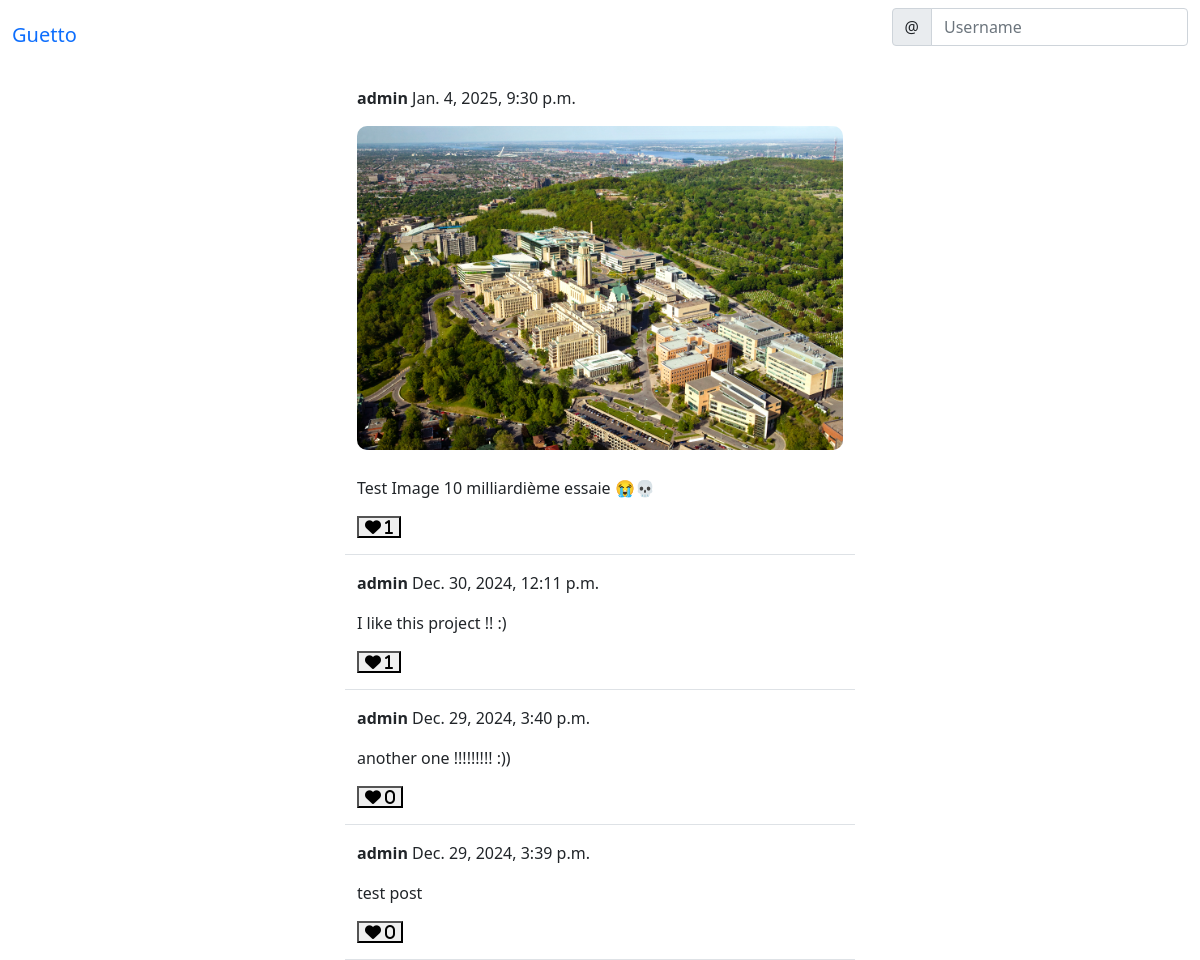
The app's page /social/ (signed in), older data.
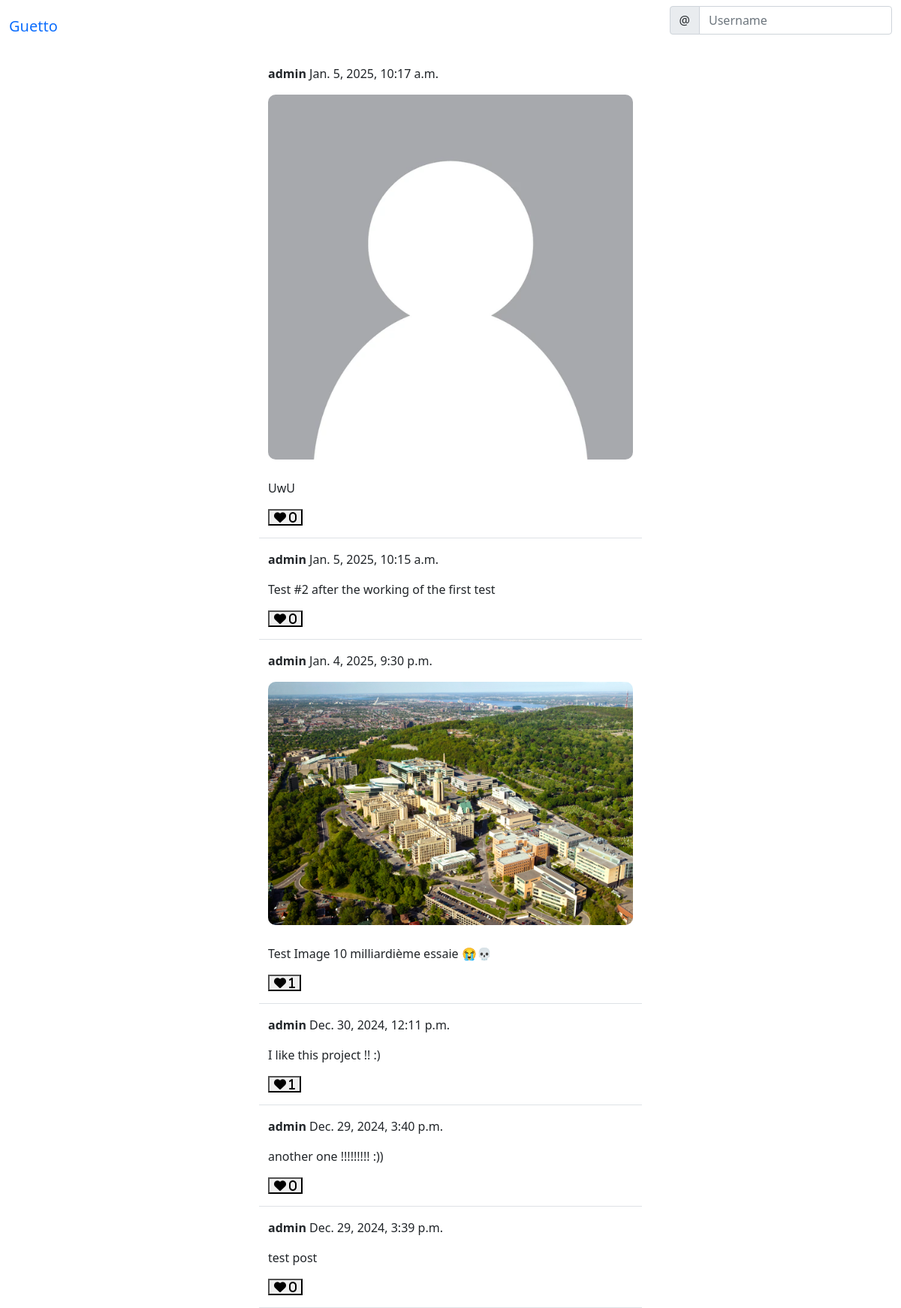
The same page, newer data.
### social/models.py (models this page shows)
class Post(models.Model):
    body = models.TextField()
    image = models.ImageField(upload_to='uploads/post_photos', blank=True, null=True)
    created_on = models.DateTimeField(default=timezone.now)
    author = models.ForeignKey(User, on_delete=models.CASCADE)
    likes = models.ManyToManyField(User, related_name='likes', blank=True)

### social/views.py (the view, shortened to what this page needs)
# urls.py: path('', PostListView.as_view(), name='post-list'),
class PostListView(LoginRequiredMixin, View):
    def get(self, request, *args, **kwargs):
        posts = Post.objects.all().order_by('-created_on')
        form = PostForm()
        context = {
            'post_list': posts,
            'form': form,
        }
        return render(request, 'social/post_list.html', context)

### social/forms.py
class PostForm(forms.ModelForm):
    body = forms.CharField(
            label='',
            widget=forms.Textarea(attrs={
                'rows': '3',
                'placeholder': 'Say Something...'
                }
                )
        )
    image = forms.ImageField(required=False)
    class Meta:
        model = Post
        fields = ['body', 'image']

### social/templates/social/post_list.html (shortened to what this page needs)
{% extends 'landing/base.html' %}
{% load crispy_forms_tags %}
{% block content %}
    {% if user.is_authenticated %}
    <div>
        {% for post in post_list %}
        <div class="row justify-content-center mt-3">
            <div class="col-md-5 col-sm-12 border-bottom position-relative">
                <p><strong>{{ post.author }}</strong> {{ post.created_on }} </p>
                <div class="position-relative">
                    {% if post.image %}
                    <form method="POST" enctype="multipart/form-data">
                        <img src="{{ post.image }}" class="post-image">
                    </form>
                    {% endif %}
                    <p>{{ post.body }}</p>
                </div>
                <div class="d-flex flex-row">
                    <form method="POST" action="{% url 'like' post.pk %}">
                        <button class="background-color: transparent; border: none; box-shadow: none;" type="submit">
                            <i class="fas fa-heart"><span> {{ post.likes.all.count }}</span></i>
                        </button>
                    </form>
                </div>
            </div>
        </div>
        {% endfor %}
    </div>
    {% endif %}
{% endblock content %}

### landing/templates/landing/base.html (shortened to what this page needs)
{% load static %}
<html lang="en">
  <head>
    <link href="https://cdn.jsdelivr.net/npm/bootstrap@5.0.0-beta1/dist/css/bootstrap.min.css" rel="stylesheet">
    <link href="{% static 'style.css' %}" rel="stylesheet">
  </head>
  <body>
    {% include 'landing/navbar.html' %}
    {% block content %}
    {% endblock content %}
  </body>
</html>

### landing/templates/landing/navbar.html (shortened to what this page needs)
<nav class="navbar navbar-expand-lg bg-body-tertiary">
    <div class="container-fluid">
        <a class="navbar-brand"
           {% if user.is_authenticated %}
           href="{% url 'post-list' %}"
           {% else %}
           href="{% url 'index' %}"
           {% endif %}>Guetto</a>
        <div class="collapse navbar-collapse" id="navbarSupportedContent">
            <form class="d-flex" role="search">
                <div class="input-group">
                    <span class="input-group-text" id="basic-addon1">@</span>
                    <input type="text" class="form-control" placeholder="Username" aria-label="Username" aria-describedby="basic-addon1">
                </div>
            </form>
        </div>
    </div>
</nav>

### static/style.css (style rules this page uses)
.post-image { max-width: 100%; height: auto; border-radius: 10px; margin-bottom: 10px; }

Row changes from the older to the newer data that the page shows:
added Post: author "admin", created_on "Jan. 5, 2025, 10:17 a.m.", image (picture), body "UwU", likes.all.count "0"
added Post: author "admin", created_on "Jan. 5, 2025, 10:15 a.m.", body "Test #2 after the working of the first test", likes.all.count "0"
